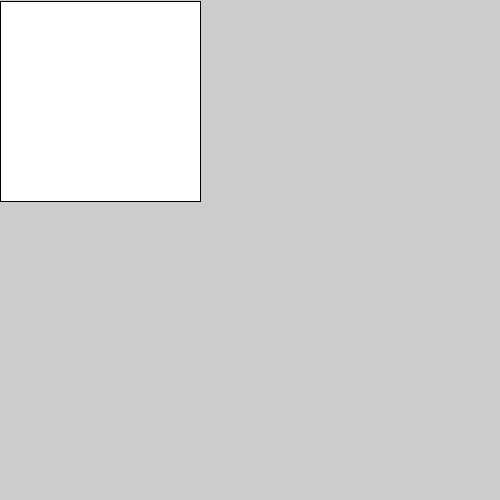
Frame 1 (no input)
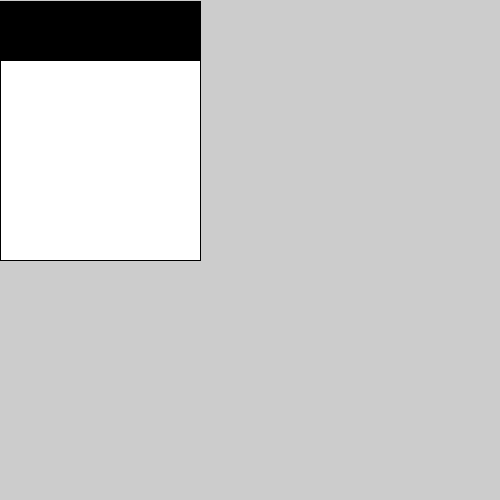
Frame 60 (the mouse pressed at the canvas centre just before this capture)
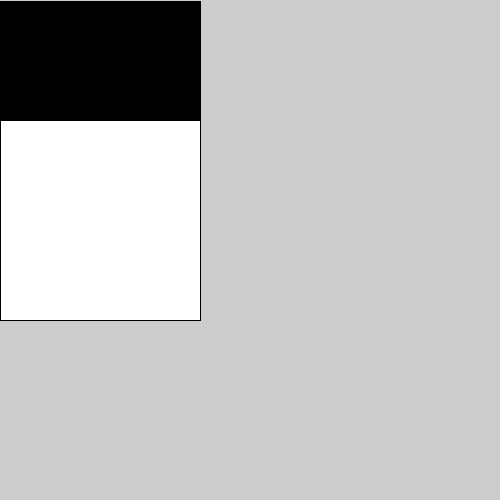
Frame 120 (the mouse held since frame 60 and released just before this capture)

The Processing sketch that drew these frames (run headless with seeded random() and noise(); from frame 60 on, the mouse is pressed at the canvas centre):

// Processing sketch: _1_filters_and_transformations_2_basic
// ── _1_filters_and_transformations_2_basic.pde
// Andre Hitchman
// based on filters and transformation exercises

PVector position, velocity, adjust, adjustSpeed;
float adjust1, adjust1Speed;

void setup () {
  size(500, 500);
  position = new PVector(0, 0);
  velocity = new PVector(0, 1); // 0 across, 1 down
  adjust = new PVector(0.3, 0.9); // percentage to scale the object 
  adjustSpeed = new PVector(0, 5);
  
  adjust1 = 0.3;
  adjust1Speed = 1;
}

void draw () {
  position.add(velocity); // move shape add velocity to position
  //scale(adjustSpeed);
  adjust.add(adjustSpeed); // animate scalling of object
  translate(position.x, position.y);
  //scale(adjust);
 
  //scale(adjust1);
  rect(0, 0, 200, 200);
}
